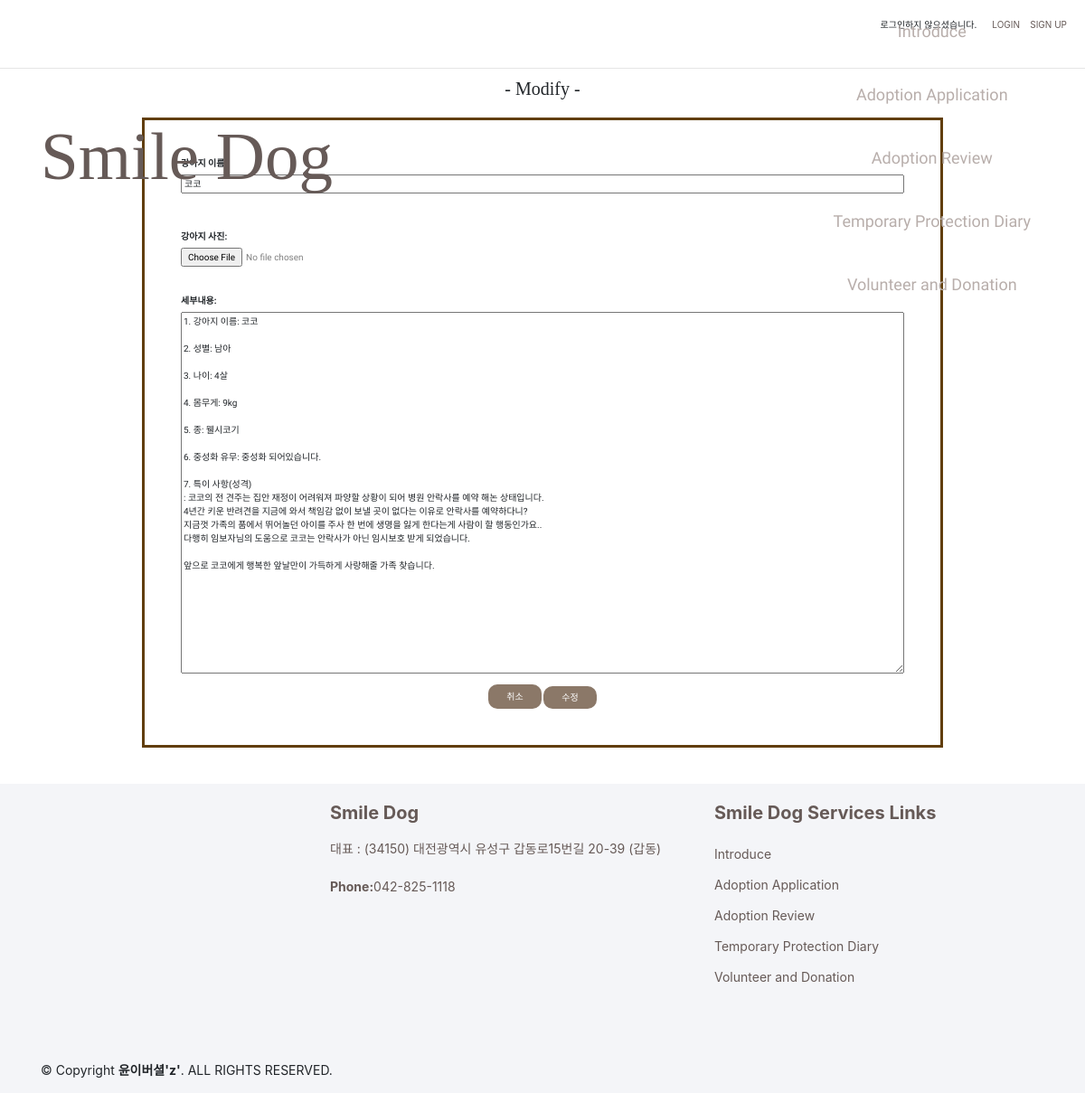
The page /adoption/58/edit/ on the database its author committed.
### adoption/models.py (models this page shows, shortened)
class Adoption_Post(models.Model):
    author = models.ForeignKey('auth.User', on_delete=models.CASCADE)
    title = models.CharField(max_length = 200)
    text = models.TextField()
    image = models.ImageField(blank = True, null = True, upload_to="adoption/%Y/%m/%d")
    created_date = models.DateTimeField(default = timezone.now)
    published_date = models.DateTimeField(blank = True, null = True)

### adoption/views.py (the view)
# urls.py: path('<int:post_id>/edit/', views.post_edit, name = 'post_edit'),
def post_edit(request, post_id):
    adoption_post = get_object_or_404(Adoption_Post, pk = post_id)
    if request.method == "POST":
        form = AdoptionPostForm(request.POST, instance=adoption_post)
        if form.is_valid():
            adoption_post = form.save(commit=False)
            adoption_post.author = request.user
            adoption_post.published_date = timezone.datetime.now()
            adoption_post.save()
            return redirect('detail', post_id = adoption_post.pk)
    else:
        form = AdoptionPostForm(instance=adoption_post)
    return render(request, 'adoption/post_edit.html', {'form':form})

### adoption/forms.py
class AdoptionPostForm(forms.ModelForm):
    class Meta:
        model = Adoption_Post
        fields = ['title', 'image', 'text', ]
        widgets = {
            'title': forms.TextInput(
                attrs={'style': 'width: 100%; margin-bottom: 30px;', 'placeholder': '제목을 입력하세요.'}
            ),
            'text': forms.Textarea(
                attrs={'style': 'width: 100%; height: 400px;', 'placeholder': '내용을 입력하세요.'}
            ),
            'image': forms.FileInput(
                attrs={'style': 'color: grey; margin-bottom: 30px;',}
            ),
        }
        labels = {
            'title' : '강아지 이름',
            'text' : '세부내용',
            'image' : '강아지 사진',
        }

### adoption/templates/adoption/post_edit.html (shortened to what this page needs)
{% extends 'adoption/base.html' %}
{% block content %}
<hr>
 <h2 style="font-family: 'Alfa Slab One', cursive; text-align : center;"> - Modify - </h2> <br>
    <div style="text-align: center;">
        <div class="form-group" style="display: inline-block; text-align: center; border: 3px solid rgb(97, 62, 11); padding: 40px;">
            <form style="font-family: 'Do Hyeon', sans-serif;" method = "POST" enctype="multipart/form-data">
                <div style="text-align: left; width: 800px;">
                    {{ form.as_p }}
                </div>
                 <a id="cancel" class="btn-light" href="{% url 'post_list' %}">취소</a>
                <button id="modify" type="submit" class="btn btn-light">수정</button>
            </form>
        </div>
    </div>
    <br><br>
{% endblock content %}

### adoption/static/css/adoption.css (style rules this page uses)
a { color:rgb(102,90,87); text-decoration: none; }
a#cancel { padding : 8px 20px 8px 20px; }
.btn-light { background-color:rgb(139, 120, 104); color: rgb(255, 255, 255); border: none; outline: none; padding : 5px 20px 5px 20px; border-radius: 10px; }

### rows shown on the page
Adoption_Post: title "코코", text "1. 강아지 이름: 코코 2. 성별: 남아 3. 나이: 4살 4. 몸무게: 9kg 5. 종: 웰시코기 6. 중성화 유무: 중성화 되어있습니다. 7. 특이 사항(성격) : 코코의 전 견주는 집안 재정이 어려워져 파양할 상황이 되어 병원 안락사를 예약 해논 상태입니다. 4년간 키운 반려견을 지금에 와서 책임감 없이 보낼 곳이 없다는 이유로 안락사를 예약하다니? 지금껏 가족의 품에서 뛰어놀던 아이를 주사 한 번에 생명을 잃게 한다는게 사람이 할 행동인가요.. 다행히 임보자님의 도움으로 코코는 안락사가 아닌 임시보호 받게 되었습니다. 앞으로 코코에게 행복한 앞날만이 가득하게 사랑해줄 가족 찾습니다."
